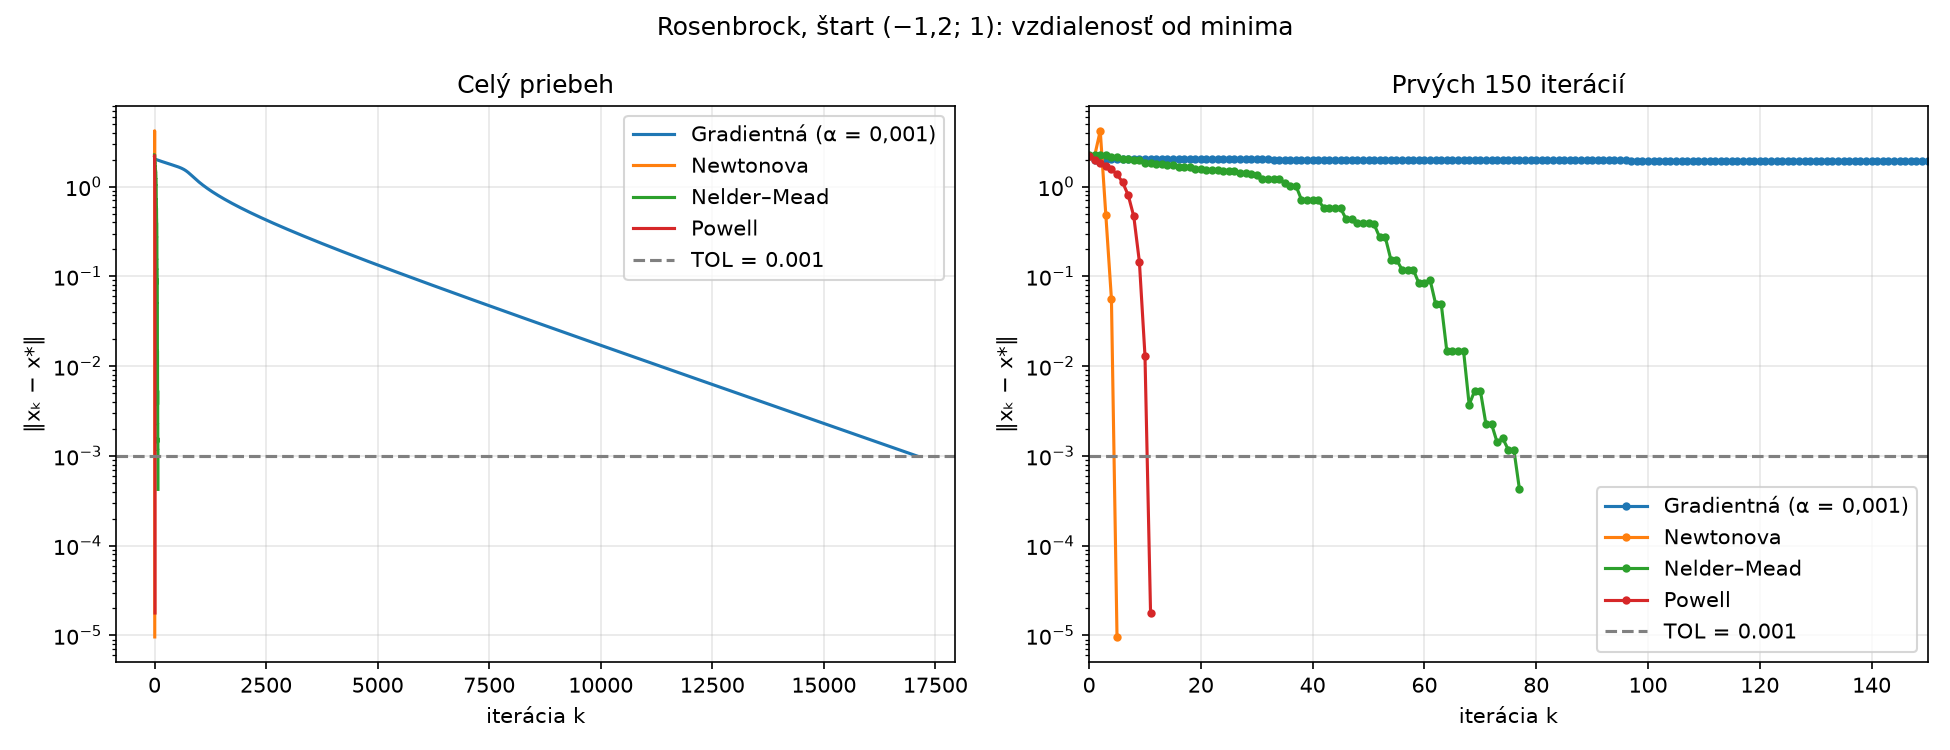

Here is the Python script that generated this plot:
# Uloha 5 - graf konvergencie pre Rosenbrockovu funkciu
#
# Pre kazdu metodu vypocita vzdialenost od minima ||x_k - x*|| v kazdej iteracii
# a nakresli ich do jedneho grafu s logaritmickou osou y.
import math
import matplotlib.pyplot as plt

from funkcie import FUNKCIE
from gradientna import gradientna
from newton import newton
from nelder_mead import nelder_mead
from powell import powell

TOL = 1e-3
fn = FUNKCIE["rosenbrock"]          # start (-1.2, 1), minimum (1, 1)

vysledky = [
    ("Gradientná (α = 0,001)", gradientna(fn, alfa=0.001, tol=TOL, max_it=20000)),
    ("Newtonova", newton(fn, tol=TOL)),
    ("Nelder–Mead", nelder_mead(fn, tol=TOL)),
    ("Powell", powell(fn, tol=TOL)),
]

fig, (ax1, ax2) = plt.subplots(1, 2, figsize=(13, 5))

for nazov, r in vysledky:
    # historia = zoznam bodov x_0, x_1, ..., x_k  ->  vzdialenost kazdeho od minima (1, 1)
    vzdialenosti = [math.dist(bod, (1, 1)) for bod in r.historia]
    print(f"{nazov:<24} iteracie = {r.iteracie}")

    ax1.plot(vzdialenosti, label=nazov)                      # cely priebeh
    ax2.plot(vzdialenosti[:151], marker=".", label=nazov)    # prvych 150 iteracii

for ax, titulok in ((ax1, "Celý priebeh"), (ax2, "Prvých 150 iterácií")):
    ax.set_yscale("log")                                     # logaritmicka os y
    ax.axhline(TOL, color="gray", linestyle="--", label=f"TOL = {TOL:g}")
    ax.set_title(titulok)
    ax.set_xlabel("iterácia k")
    ax.set_ylabel("‖xₖ − x*‖")
    ax.grid(True, alpha=0.3)
    ax.legend()

ax2.set_xlim(0, 150)
fig.suptitle("Rosenbrock, štart (−1,2; 1): vzdialenosť od minima")
fig.tight_layout()
fig.savefig("uloha5_graf.png", dpi=150)   # ulozi obrazok vedla skriptu
plt.show()                                # otvori okno s grafom
